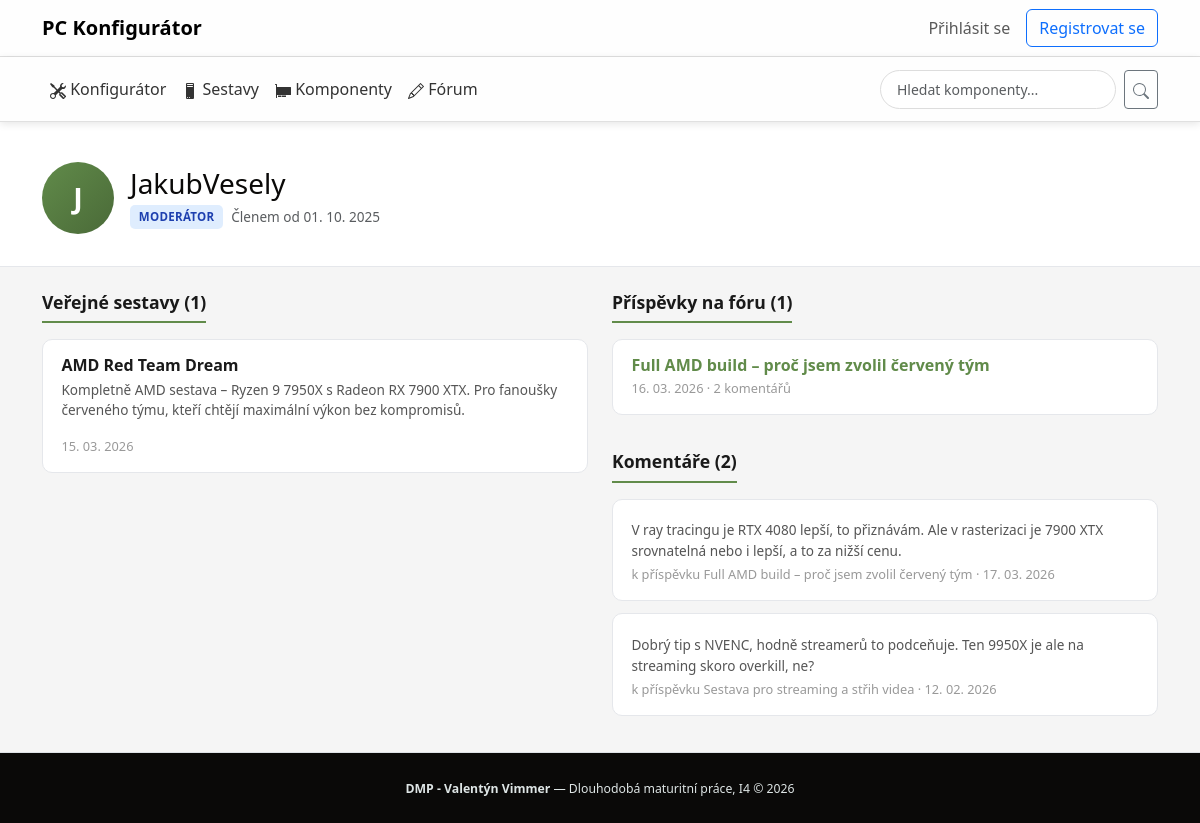
Page /public/profile.php?id=28 on the committed database.
### tables this page shows
CREATE TABLE `users` (
  `id` int(10) UNSIGNED NOT NULL,
  `username` varchar(255) NOT NULL,
  `email` varchar(255) NOT NULL,
  `email_verified` tinyint(1) NOT NULL DEFAULT 0,
  `verification_token` varchar(255) DEFAULT NULL,
  `verification_token_expires` datetime DEFAULT NULL,
  `password_reset_token` varchar(255) DEFAULT NULL,
  `password_reset_token_expires` datetime DEFAULT NULL,
  `password` varchar(255) NOT NULL,
  `subscription` tinyint(3) NOT NULL,
  `roleId` int(10) UNSIGNED NOT NULL,
  `is_banned` tinyint(1) DEFAULT 0,
  `bannedAt` timestamp NULL DEFAULT NULL,
  `banReason` text DEFAULT NULL,
  `bannedBy` int(10) UNSIGNED DEFAULT NULL,
  `createdAt` timestamp NOT NULL DEFAULT current_timestamp(),
  `updatedAt` timestamp NULL DEFAULT current_timestamp()
);

CREATE TABLE `builds` (
  `id` int(10) UNSIGNED NOT NULL,
  `userId` int(10) UNSIGNED NOT NULL,
  `name` varchar(255) NOT NULL,
  `description` text DEFAULT NULL,
  `image_path` varchar(255) DEFAULT NULL,
  `image_mime_type` varchar(50) DEFAULT NULL,
  `image_uploaded_at` timestamp NULL DEFAULT NULL,
  `isPublic` tinyint(1) DEFAULT NULL,
  `createdAt` timestamp NOT NULL DEFAULT current_timestamp(),
  `updatedAt` timestamp NULL DEFAULT current_timestamp()
);

CREATE TABLE `forum_posts` (
  `id` int(10) UNSIGNED NOT NULL,
  `userId` int(10) UNSIGNED NOT NULL,
  `buildId` int(10) UNSIGNED DEFAULT NULL,
  `title` varchar(255) NOT NULL,
  `content` text NOT NULL,
  `isVisible` tinyint(1) DEFAULT 1,
  `createdAt` timestamp NOT NULL DEFAULT current_timestamp(),
  `updatedAt` timestamp NOT NULL DEFAULT current_timestamp() ON UPDATE current_timestamp()
);

CREATE TABLE `forum_comments` (
  `id` int(10) UNSIGNED NOT NULL,
  `postId` int(10) UNSIGNED NOT NULL,
  `userId` int(10) UNSIGNED NOT NULL,
  `content` text NOT NULL,
  `isVisible` tinyint(1) DEFAULT 1,
  `createdAt` timestamp NOT NULL DEFAULT current_timestamp(),
  `updatedAt` timestamp NOT NULL DEFAULT current_timestamp() ON UPDATE current_timestamp()
);

### public/profile.php (the view, shortened to what this page needs)
<?php
require_once __DIR__ . '/../db/connection.php';
$profileId = (int)($_GET['id'] ?? 0);
$stmt = $pdo->prepare("SELECT id, username, roleId, createdAt FROM users WHERE id = ?");
$stmt->execute([$profileId]);
$profile = $stmt->fetch(PDO::FETCH_ASSOC);
if (!isset($notFound)) {
    $roles = [1 => 'User', 2 => 'Admin', 3 => 'Moderátor'];
    $roleName = $roles[$profile['roleId'] ?? 1] ?? 'User';
    $buildStmt = $pdo->prepare("
        SELECT id, name, description, createdAt
        FROM builds
        WHERE userId = ? AND isPublic = 1
        ORDER BY createdAt DESC
    ");
    $buildStmt->execute([$profileId]);
    $publicBuilds = $buildStmt->fetchAll(PDO::FETCH_ASSOC);
    $postStmt = $pdo->prepare("
        SELECT fp.id, fp.title, fp.createdAt, COUNT(fc.id) AS comment_count
        FROM forum_posts fp
        LEFT JOIN forum_comments fc ON fp.id = fc.postId AND fc.isVisible = TRUE
        WHERE fp.userId = ? AND fp.isVisible = TRUE
        GROUP BY fp.id
        ORDER BY fp.createdAt DESC
        LIMIT 20
    ");
    $postStmt->execute([$profileId]);
    $posts = $postStmt->fetchAll(PDO::FETCH_ASSOC);
    $commentStmt = $pdo->prepare("
        SELECT fc.id, fc.content, fc.createdAt, fp.id AS postId, fp.title AS postTitle
        FROM forum_comments fc
        JOIN forum_posts fp ON fc.postId = fp.id
        WHERE fc.userId = ? AND fc.isVisible = TRUE AND fp.isVisible = TRUE
        ORDER BY fc.createdAt DESC
        LIMIT 20
    ");
    $commentStmt->execute([$profileId]);
    $comments = $commentStmt->fetchAll(PDO::FETCH_ASSOC);
}
?>
<!DOCTYPE html>
<html lang="cs">
<head>
    <link href="https://cdn.jsdelivr.net/npm/bootstrap@5.3.3/dist/css/bootstrap.min.css" rel="stylesheet">
    <link rel="stylesheet" href="/dmp/assets/css/style.css">
</head>
<body class="d-flex flex-column min-vh-100">
<?php include_once __DIR__ . '/../includes/navbar.php'; ?>
<?php if (isset($notFound)): ?>
    <div class="container py-5">
        <div class="text-center py-5">
            <h2>Uživatel nenalezen</h2>
            <p class="text-muted">Tento profil neexistuje.</p>
            <a href="/dmp/public/index.php" class="btn btn-outline-secondary mt-2">Zpět na hlavní stránku</a>
        </div>
    </div>
<?php else: ?>
    <div class="profile-hero">
        <div class="container">
            <div class="d-flex align-items-center gap-3">
                <div class="avatar"><?= strtoupper(mb_substr($profile['username'], 0, 1)) ?></div>
                <div>
                    <h1 class="h3 mb-1"><?= htmlspecialchars($profile['username']) ?></h1>
                    <div class="d-flex align-items-center gap-2 flex-wrap">
                        <?php
                            $roleClass = match ((int)$profile['roleId']) {
                                2 => 'admin',
                                3 => 'mod',
                                default => 'user',
                            };
                        ?>
                        <span class="role-badge <?= $roleClass ?>"><?= htmlspecialchars($roleName) ?></span>
                        <span class="text-muted" style="font-size:0.85rem;">Členem od <?= date('d. m. Y', strtotime($profile['createdAt'])) ?></span>
                    </div>
                </div>
            </div>
        </div>
    </div>
    <div class="container py-4">
        <div class="row g-4">
            <div class="col-lg-6">
                <h4 class="section-heading">Veřejné sestavy (<?= count($publicBuilds) ?>)</h4>
                <?php if (empty($publicBuilds)): ?>
                    <p class="empty-note">Žádné veřejné sestavy.</p>
                <?php else: ?>
                    <?php foreach ($publicBuilds as $build): ?>
                        <a href="/dmp/public/build.php?id=<?= (int)$build['id'] ?>" class="profile-card" style="display:block; text-decoration:none;">
                            <h6><?= htmlspecialchars($build['name']) ?></h6>
                            <?php if ($build['description']): ?>
                                <p class="snippet"><?= htmlspecialchars($build['description']) ?></p>
                            <?php endif; ?>
                            <div class="meta"><?= date('d. m. Y', strtotime($build['createdAt'])) ?></div>
                        </a>
                    <?php endforeach; ?>
                <?php endif; ?>
            </div>
            <div class="col-lg-6">
                <h4 class="section-heading">Příspěvky na fóru (<?= count($posts) ?>)</h4>
                <?php if (empty($posts)): ?>
                    <p class="empty-note">Žádné příspěvky.</p>
                <?php else: ?>
                    <?php foreach ($posts as $post): ?>
                        <div class="profile-card">
                            <h6><a href="/dmp/public/forum_post.php?id=<?= (int)$post['id'] ?>"><?= htmlspecialchars($post['title']) ?></a></h6>
                            <div class="meta"><?= date('d. m. Y', strtotime($post['createdAt'])) ?> · <?= (int)$post['comment_count'] ?> komentářů</div>
                        </div>
                    <?php endforeach; ?>
                <?php endif; ?>
                <h4 class="section-heading mt-4">Komentáře (<?= count($comments) ?>)</h4>
                <?php if (empty($comments)): ?>
                    <p class="empty-note">Žádné komentáře.</p>
                <?php else: ?>
                    <?php foreach ($comments as $comment): ?>
                        <div class="profile-card">
                            <p class="snippet mb-1"><?= htmlspecialchars($comment['content']) ?></p>
                            <div class="meta">
                                k příspěvku
                                <a href="/dmp/public/forum_post.php?id=<?= (int)$comment['postId'] ?>"><?= htmlspecialchars($comment['postTitle']) ?></a>
                                · <?= date('d. m. Y', strtotime($comment['createdAt'])) ?>
                            </div>
                        </div>
                    <?php endforeach; ?>
                <?php endif; ?>
            </div>
        </div>
    </div>
<?php endif; ?>
<?php include_once __DIR__ . '/../includes/footer.php'; ?>
</body>
</html>

### assets/css/style.css (style rules this page uses)
body { background-color: #f9fafb; color: #0A0908; font-family: system-ui, -apple-system, BlinkMacSystemFont, "Segoe UI", sans-serif; display: flex; flex-direction: column; }
html { height: 100%; }
body { min-height: 100vh; }
body > *:not(footer) { flex: 0 0 auto; }

### public/profile.php (style rules this page uses)
body { background: #f5f5f5; }
.profile-hero { background: white; border-bottom: 1px solid #e5e7eb; padding: 2.5rem 0 2rem; }
.avatar { width: 72px; height: 72px; border-radius: 50%; background: linear-gradient(135deg, #618B4A, #4a6a38); display: flex; align-items: center; justify-content: center; color: white; font-size: 1.8rem; font-weight: 700; flex-shrink: 0; }
.role-badge { display: inline-block; font-size: 0.72rem; font-weight: 700; padding: 0.2rem 0.55rem; border-radius: 5px; text-transform: uppercase; letter-spacing: 0.3px; }
.role-badge.mod { background: rgba(96,165,250,0.2); color: #1e40af; }
.section-heading { font-size: 1.1rem; font-weight: 700; color: #1a1a1a; margin-bottom: 1rem; padding-bottom: 0.5rem; border-bottom: 2px solid #618B4A; display: inline-block; }
.profile-card { background: white; border: 1px solid #e5e7eb; border-radius: 10px; padding: 1rem 1.15rem; margin-bottom: 0.75rem; transition: box-shadow 0.2s ease; }
.profile-card a { text-decoration: none; color: inherit; }
.profile-card h6 { margin: 0 0 0.25rem; font-weight: 600; color: #1a1a1a; }
.profile-card h6 a { color: #618B4A; }
.profile-card .meta { font-size: 0.8rem; color: #999; }
.profile-card .snippet { font-size: 0.85rem; color: #555; margin-top: 0.3rem; display: -webkit-box; -webkit-line-clamp: 2; -webkit-box-orient: vertical; overflow: hidden; }

### rows in the picture
users: username "J", username "JakubVesely", roleId "MODERÁTOR", createdAt "01. 10. 2025"
builds: name "AMD Red Team Dream", description "Kompletně AMD sestava – Ryzen 9 7950X s Radeon RX 7900 XTX. Pro fanoušky červeného týmu, kteří chtějí maximální výkon bez kompromisů.", createdAt "15. 03. 2026"
forum_posts: title "Full AMD build – proč jsem zvolil červený tým", createdAt "16. 03. 2026", comment_count "2"
forum_comments: content "V ray tracingu je RTX 4080 lepší, to přiznávám. Ale v rasterizaci je 7900 XTX srovnatelná nebo i lepší, a to za nižší cenu.", postId.title "Full AMD build – proč jsem zvolil červený tým", createdAt "17. 03. 2026"
forum_comments: content "Dobrý tip s NVENC, hodně streamerů to podceňuje. Ten 9950X je ale na streaming skoro overkill, ne?", postId.title "Sestava pro streaming a střih videa", createdAt "12. 02. 2026"

### other values in the picture
count($publicBuilds) "1"
count($posts) "1"
count($comments) "2"
